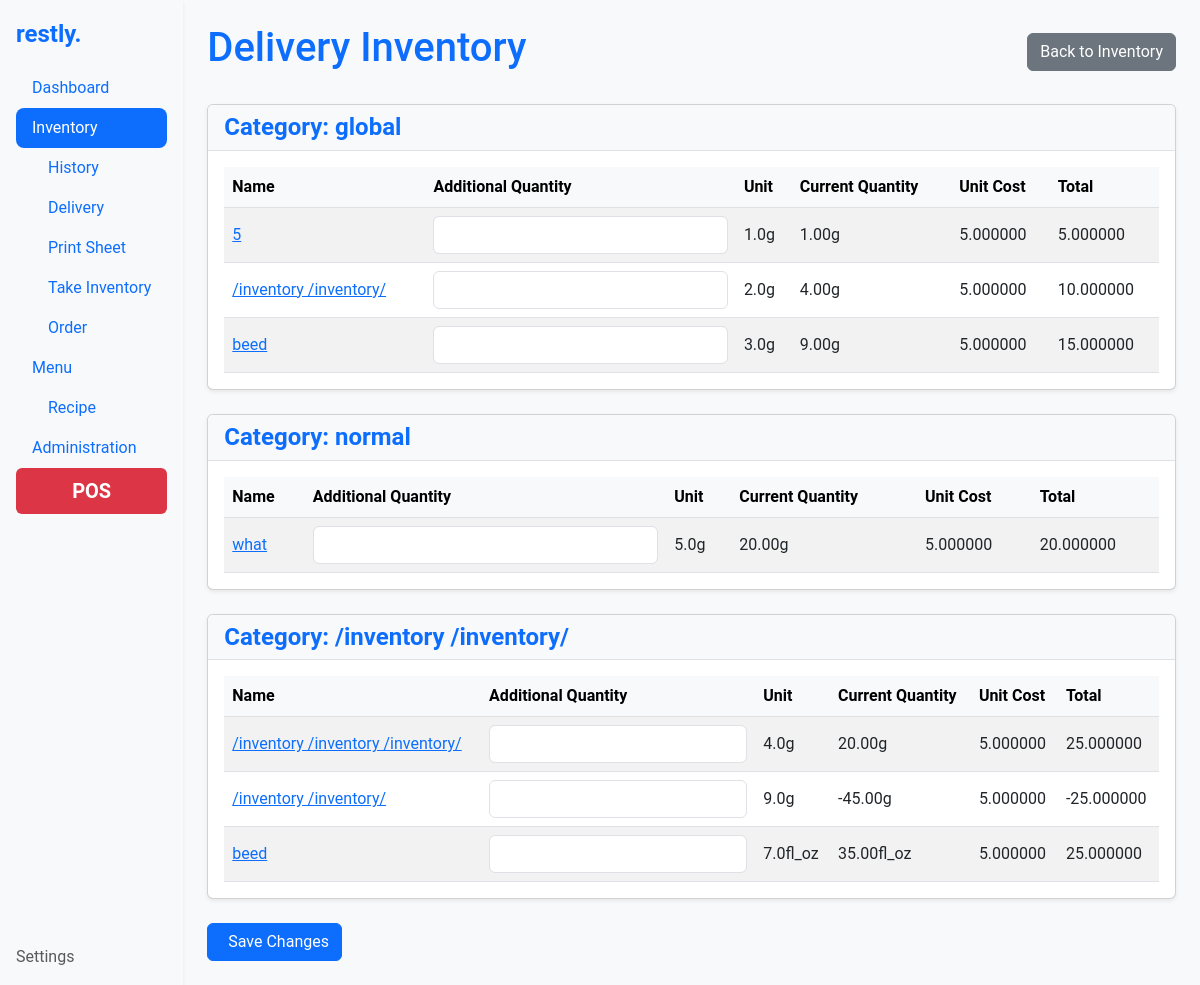
/inventory/delivery/, run on an earlier commit of the app's database.
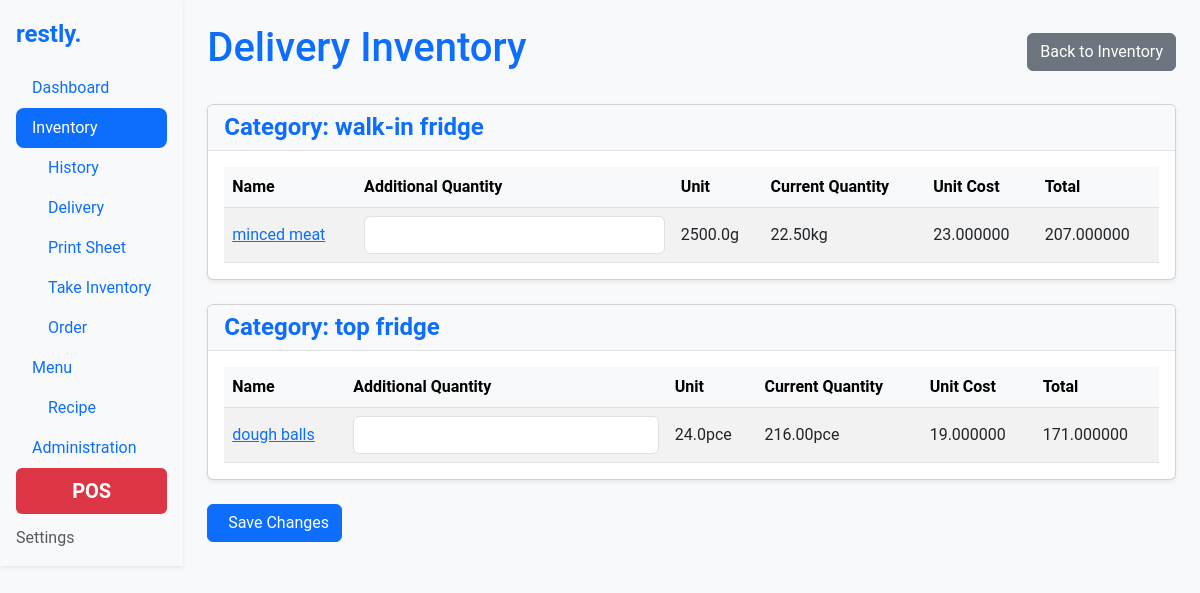
And on a later commit of the database.
### inventory/models.py (models this page shows, shortened)
class Category(models.Model):
    name = models.CharField(max_length=100, unique=True, default="global")
    slug = models.SlugField(max_length=100, unique=True, blank=True)
    order = models.PositiveIntegerField(default=1)
    class Meta:
        ordering = ['order']

class Ingredient(models.Model):
    UNIT_TYPES = [
        ('g', 'gram'),
        ('ml', 'milliliter'),
        ('pce', 'piece'),
        ('cm', 'centimeter'),
        ('oz', 'ounce'),
        ('fl_oz', 'fluid ounce'),
        ('in', 'inch'),
    ]
    name = models.CharField(max_length=255)
    slug = models.SlugField(max_length=255, unique=True, blank=True)
    quantity = models.FloatField()  # Quantity in stock
    threshold = models.FloatField(default=0)  # Minimum threshold for inventory
    category = models.ForeignKey('Category', on_delete=models.CASCADE)
    unit_type = models.CharField(max_length=10, choices=UNIT_TYPES)
    unit_multiplier = models.FloatField()  # Multiplier for unit type
    unit_cost = models.FloatField()  # Cost per unit
    estimated_usage = models.FloatField(null=True, blank=True)  # Optional, estimated usage per day
    total_cost = models.DecimalField(max_digits=12, decimal_places=6, editable=False)
    history = HistoricalRecords()
    order = models.PositiveIntegerField(default=1)
    change_source = models.CharField(max_length=50, blank=True, null=True)
    class Meta:
        ordering = ['order']
        unique_together = ('name', 'category')
    @property
    def converted_quantity(self):
        return self._convert_unit(self.quantity)
    def _convert_unit(self, value):
        metric_conversion_factors = {
            'g': Decimal('1000'),       # 1000 grams = 1 kg
            'ml': Decimal('1000'),      # 1000 milliliters = 1 liter
            'cm': Decimal('100'),       # 100 cm = 1 m
        }
        imperial_conversion_factors = {
            'oz': Decimal('16'),        # 16 ounces = 1 pound
            'fl_oz': Decimal('128'),    # 128 fluid ounces = 1 gallon
            'in': Decimal('12'),        # 12 inches = 1 foot
        }
        if self.unit_type in metric_conversion_factors:
            conversion_factor = metric_conversion_factors[self.unit_type]
            higher_unit = {'g': 'kg', 'ml': 'L', 'cm': 'm'}.get(self.unit_type, self.unit_type)
        elif self.unit_type in imperial_conversion_factors:
            conversion_factor = imperial_conversion_factors[self.unit_type]
            higher_unit = {'oz': 'lb', 'fl_oz': 'gal', 'in': 'ft'}.get(self.unit_type, self.unit_type)
        else:
            conversion_factor = Decimal('1')
            higher_unit = self.unit_type
        base_qty = Decimal(value) * Decimal(self.unit_multiplier)
        if base_qty < conversion_factor:
            return f"{base_qty.quantize(Decimal('.01'), rounding=ROUND_HALF_UP)}{self.unit_type}"
        converted_qty = base_qty / conversion_factor
        return f"{converted_qty.quantize(Decimal('.01'), rounding=ROUND_HALF_UP)}{higher_unit}"

### inventory/views.py (the view, shortened to what this page needs)
# urls.py: path('delivery/', views.delivery_inventory, name='delivery_inventory'),
def delivery_inventory(request):
    categories = Category.objects.prefetch_related('ingredient_set').all()
    InventoryForm = modelform_factory(
        Ingredient,
        fields=['quantity'],
        widgets={'quantity': forms.NumberInput(attrs={'step': '0.01', 'class': 'form-control'})},
        field_classes={'quantity': forms.FloatField},
    )
    ingredient_forms = {}
    for ingredient in Ingredient.objects.all():
        InventoryForm.base_fields['quantity'].required = False  # Ensure field is optional for GET requests
        ingredient_forms[ingredient.id] = InventoryForm(instance=None, prefix=f"ingredient-{ingredient.id}")
    context = {
        'categories': categories,
        'ingredient_forms': ingredient_forms,  # Pass the forms to the template
    }
    return render(request, 'inventory/delivery_inventory.html', context)

### inventory/templatetags/custom_filters.py (called while the page is built)
@register.filter
def get_form(forms_dict, ingredient_id):
    return forms_dict.get(ingredient_id)

### inventory/templates/inventory/delivery_inventory.html (shortened to what this page needs)
{% extends 'base.html' %}
{% load humanize %}
{% load custom_filters %}
{% block content %}
<div class="d-flex justify-content-between align-items-center mb-4">
    <h1 class="text-primary">Delivery Inventory</h1>
    <a href="{% url 'inventory' %}" class="btn btn-secondary">
         Back to Inventory
    </a>
</div>
<form method="post">
    {% for category in categories %}
    <div class="card mb-4 shadow-sm">
        <div class="card-header">
            <h2 class="mb-0 text-primary">Category: {{ category.name }}</h2>
        </div>
        <div class="card-body">
            <table class="table table-striped align-middle">
                <thead class="table-light">
                    <tr>
                        <th>Name</th>
                        <th>Additional Quantity</th>
                        <th>Unit</th>
                        <th>Current Quantity</th>
                        <th>Unit Cost</th>
                        <th>Total</th>
                    </tr>
                </thead>
                <tbody>
                    {% for ingredient in category.ingredient_set.all %}
                    <tr>
                        <td>
                            <a href="{% url 'ingredient_details' category.name ingredient.name %}">
                                {{ ingredient.name }}
                            </a>
                        </td>
                        <td>
                            {% with ingredient_forms|get_form:ingredient.id as form %}
                                {{ form.quantity }}
                            {% endwith %}
                        </td>
                        <td>{{ ingredient.unit_multiplier }}{{ ingredient.unit_type }}</td>
                        <td>{{ ingredient.converted_quantity }}</td>
                        <td>{{ settings.get_currency_type_display }}{{ ingredient.unit_cost|floatformat:6|intcomma }}</td>
                        <td>{{ settings.get_currency_type_display }}{{ ingredient.total_cost|floatformat:6|intcomma }}</td>
                    </tr>
                    {% endfor %}
                </tbody>
            </table>
        </div>
    </div>
    {% endfor %}
    <button type="submit" class="btn btn-primary">
         Save Changes
    </button>
</form>
{% endblock %}

What changed in the data, as far as the page shows it:
removed Category: name "global"
removed Ingredient: name "5", unit_multiplier "1.0", unit_type "g", converted_quantity "1.00g", unit_cost "5.000000", total_cost "5.000000", shown under "global"
removed Ingredient: name "/inventory /inventory/", unit_multiplier "2.0", unit_type "g", converted_quantity "4.00g", unit_cost "5.000000", total_cost "10.000000", shown under "global"
removed Ingredient: name "beed", unit_multiplier "3.0", unit_type "g", converted_quantity "9.00g", unit_cost "5.000000", total_cost "15.000000", shown under "global"
removed Category: name "normal"
removed Ingredient: name "what", unit_multiplier "5.0", unit_type "g", converted_quantity "20.00g", unit_cost "5.000000", total_cost "20.000000", shown under "normal"
removed Category: name "/inventory /inventory/"
removed Ingredient: name "/inventory /inventory /inventory/", unit_multiplier "4.0", unit_type "g", converted_quantity "20.00g", unit_cost "5.000000", total_cost "25.000000", shown under "/inventory /inventory/"
removed Ingredient: name "/inventory /inventory/", unit_multiplier "9.0", unit_type "g", converted_quantity "-45.00g", unit_cost "5.000000", total_cost "-25.000000"
removed Ingredient: name "beed", unit_multiplier "7.0", unit_type "fl_oz", converted_quantity "35.00fl_oz", unit_cost "5.000000", total_cost "25.000000", shown under "/inventory /inventory/"
added Category: name "walk-in fridge"
added Ingredient: name "minced meat", unit_multiplier "2500.0", unit_type "g", converted_quantity "22.50kg", unit_cost "23.000000", total_cost "207.000000", shown under "walk-in fridge"
added Category: name "top fridge"
added Ingredient: name "dough balls", unit_multiplier "24.0", unit_type "pce", converted_quantity "216.00pce", unit_cost "19.000000", total_cost "171.000000", shown under "top fridge"
